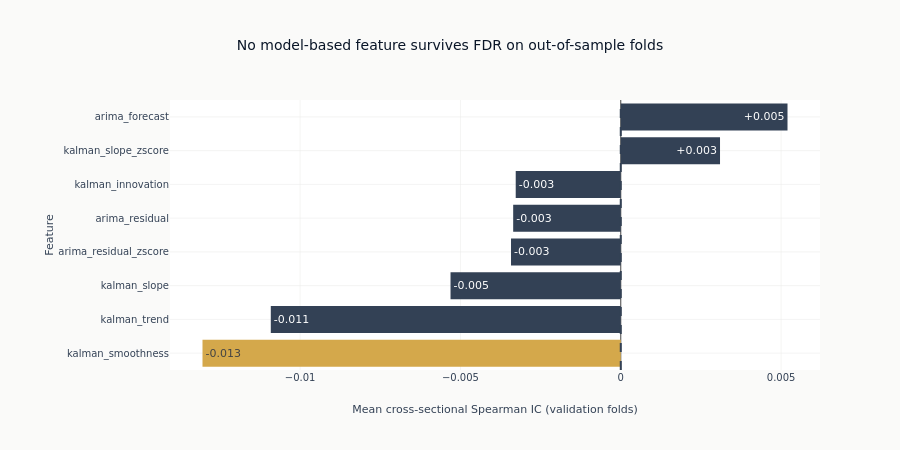

The notebook cell saved with this chart:
### Code cell
if len(eval_summary):
    fig = go.Figure(
        go.Bar(
            x=plot_summary["ic_mean"],
            y=plot_summary["feature"],
            orientation="h",
            marker_color=bar_colors,
            text=[f"{value:+.3f}" for value in plot_summary["ic_mean"]],
            textposition="inside",
            insidetextanchor="end",
            showlegend=False,
        )
    )
    fig.add_vline(x=0, line_dash="dash", line_color=COLORS["neutral"])
    fig.update_layout(
        title=ic_title,
        xaxis_title="Mean cross-sectional Spearman IC (validation folds)",
        yaxis_title="Feature",
        margin={"l": 170},
        height=450,
    )
    fig.show()
else:
    display(Markdown("*Validation IC chart omitted in the reduced-symbol test run.*"))

### Figure 1 — Plotly figure (JSON) as saved in the notebook; plotly's stock layout.template omitted (floating-point values rounded to 4 significant figures)
{"data": [{"insidetextanchor": "end", "marker": {"color": ["#D4A84B", "#334155", "#334155", "#334155", "#334155", "#334155", "#334155", "#334155"]}, "orientation": "h", "showlegend": false, "text": ["-0.013", "-0.011", "-0.005", "-0.003", "-0.003", "-0.003", "+0.003", "+0.005"], "textposition": "inside", "type": "bar", "x": [-0.01304, -0.01091, -0.005309, -0.003423, -0.003355, -0.003276, 0.003095, 0.0052], "y": ["kalman_smoothness", "kalman_trend", "kalman_slope", "arima_residual_zscore", "arima_residual", "kalman_innovation", "kalman_slope_zscore", "arima_forecast"]}], "layout": {"height": 450, "margin": {"l": 170}, "shapes": [{"line": {"color": "#334155", "dash": "dash"}, "type": "line", "x0": 0, "x1": 0, "xref": "x", "y0": 0, "y1": 1, "yref": "y domain"}], "title": {"text": "No model-based feature survives FDR on out-of-sample folds"}, "xaxis": {"title": {"text": "Mean cross-sectional Spearman IC (validation folds)"}}, "yaxis": {"title": {"text": "Feature"}}}}
